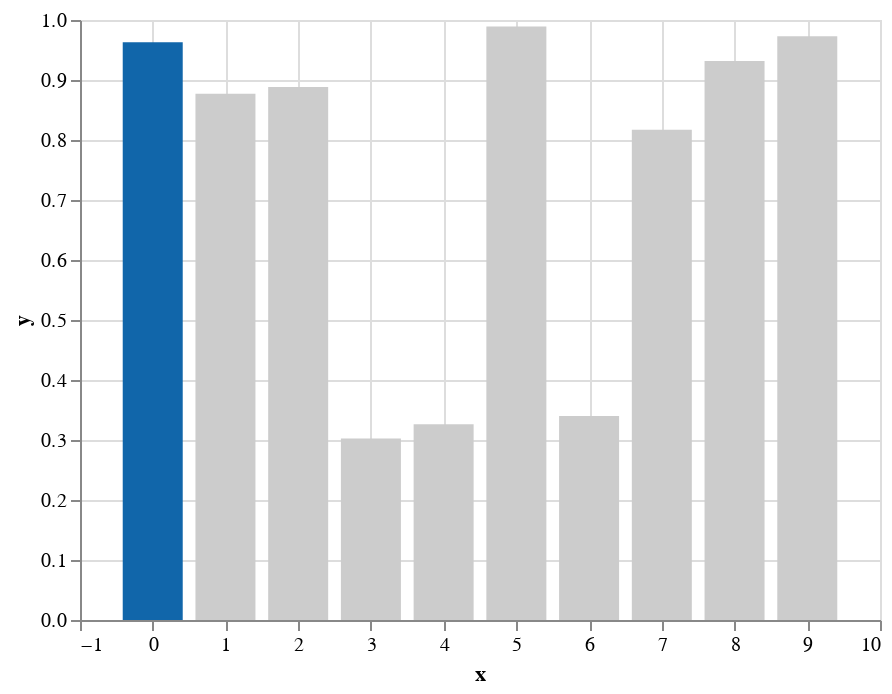

Notebook code for this chart:
### Markdown cell above
## Kiválasztás

### Code cell
selector = alt.selection(
    type='single',
    init={'x': 0}
)

alt.Chart(data).mark_bar(
    size=30
).encode(
    x='x',
    y='y',
    color=alt.condition(selector, alt.ColorValue('#16a'), alt.ColorValue('#ccc'))
).add_selection(selector)

### Figure 1 — Vega-Lite specification as saved in the notebook (floating-point values rounded to 4 significant figures)
{"config": {"view": {"continuousWidth": 400, "continuousHeight": 300}}, "data": {"name": "data-bf02f3e3b9a744b8e8ed206d12e3c624"}, "mark": {"type": "bar", "size": 30}, "encoding": {"color": {"condition": {"value": "#16a", "selection": "selector048"}, "value": "#ccc"}, "x": {"type": "quantitative", "field": "x"}, "y": {"type": "quantitative", "field": "y"}}, "selection": {"selector048": {"type": "single", "init": {"x": 0}}}, "$schema": "https://vega.github.io/schema/vega-lite/v4.8.1.json", "datasets": {"data-bf02f3e3b9a744b8e8ed206d12e3c624": [{"x": 0, "y": 0.963}, {"x": 1, "y": 0.877}, {"x": 2, "y": 0.8884}, {"x": 3, "y": 0.3027}, {"x": 4, "y": 0.3262}, {"x": 5, "y": 0.9891}, {"x": 6, "y": 0.3399}, {"x": 7, "y": 0.8169}, {"x": 8, "y": 0.9316}, {"x": 9, "y": 0.973}]}}
